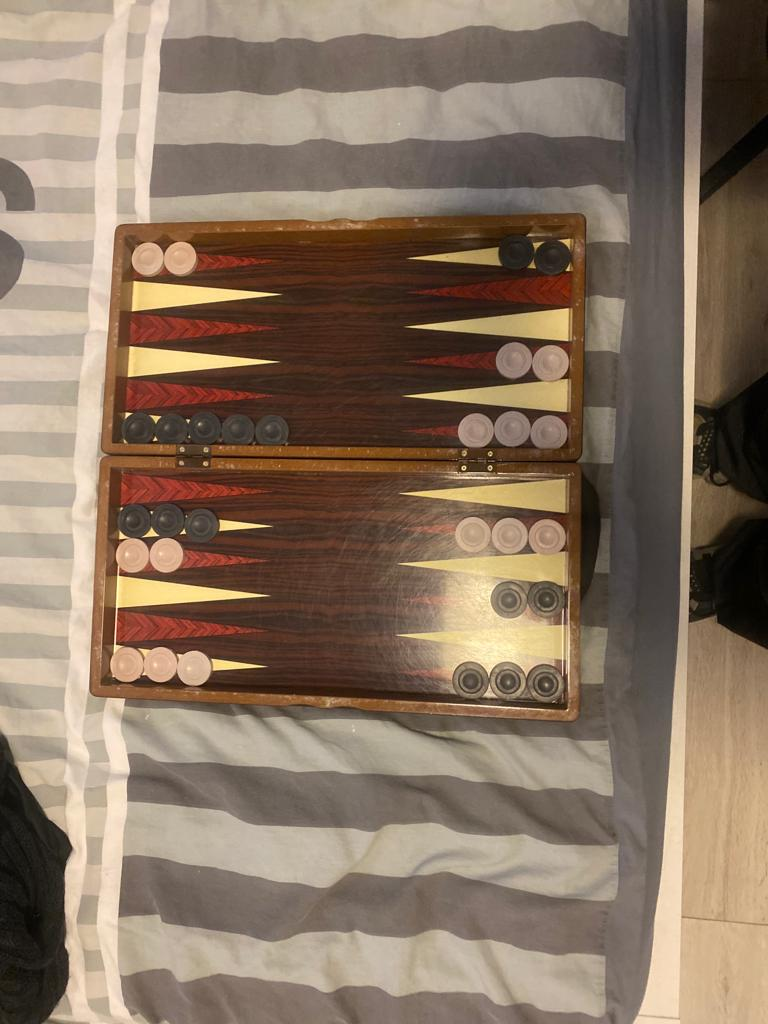
#> input picture GemerBackGammon/BoardImages/Board 10.jpg, 768 x 1024 px
$ python -i backgammonCalibration.py   (imports and definitions only)
#> lines starting #> are read from the running program, lines starting #| are printed output that depends on the picture; after the words box and inside, x2 and y2 are one past the last pixel; in counts of white or black regions, pixels touching at a corner belong together
#> further down, picture is the input picture: shape (1024, 768, 3); mean B, G, R 98.2, 116.5, 136.1
### GemerBackGammon/findShapes.py
import cv2 as cv
import numpy as np


def findShapes (contours, edgeNum):
    shapes = []
    for cnt in contours:
        epsilon = 0.02*cv.arcLength(cnt,True)
        approx = cv.approxPolyDP(cnt,epsilon,True)

        if len(approx) == edgeNum:
            shapes.append(approx)

    return shapes

# [21 lines left out: function sortCorners, not called in this run]

def resize (img, scale = 0.4):

    #dimensions = [int(img.shape[1] * scale), int(img.shape[0] * scale)]
#> called with scale = 0.4
    dimensions = [640, 480]

    return cv.resize(img, dimensions, interpolation=cv.INTER_AREA)
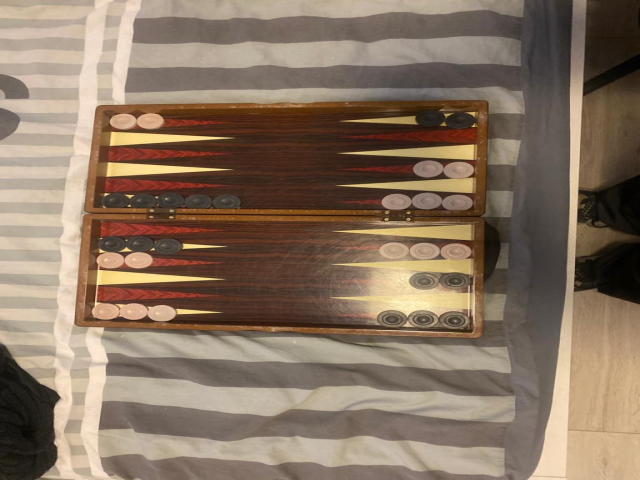
#> returned value: shape (480, 640, 3); mean of channels 0, 1, 2 98.2, 116.5, 136.1; drawn as B, G, R

# [15 lines left out: functions closeEdges, drawShape, not called in this run]

def drawBoxes(img, boxes, color, width):
    for box in boxes:
        drawShape(img, box, 'box', color, width)

# [35 lines left out: functions isInBox, pieceColor, not called in this run]

### GemerBackGammon/backgammonCalibration.py
from cv2 import blur, rectify3Collinear
from findShapes import *
import cv2 as cv
import numpy as np
import imutils
import matplotlib.pyplot as plt

NUM_POINTS = 24

#resize function

def locateBoard(img, showSteps = False):
    board = resize(img, 0.4)


    #grayscale
    gray = cv.cvtColor(board, cv.COLOR_BGR2GRAY)
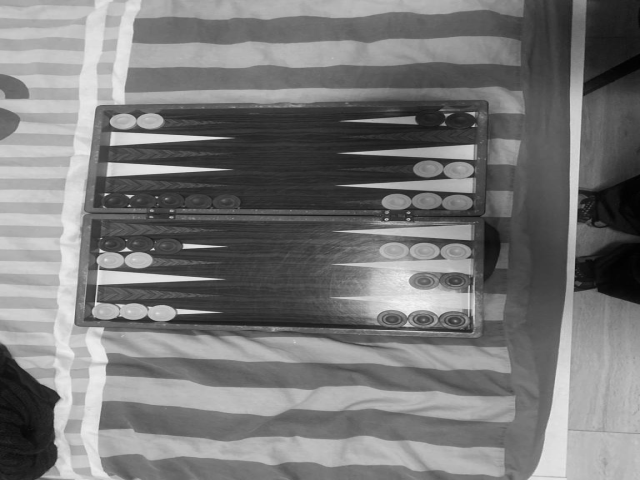
#> gray: shape (480, 640); min 1, max 244, mean 120.3


    #gaussian blur
    blur = cv.GaussianBlur(gray, (3, 3), 0)


    #edge detection
    canny = cv.Canny(gray, 100, 200)
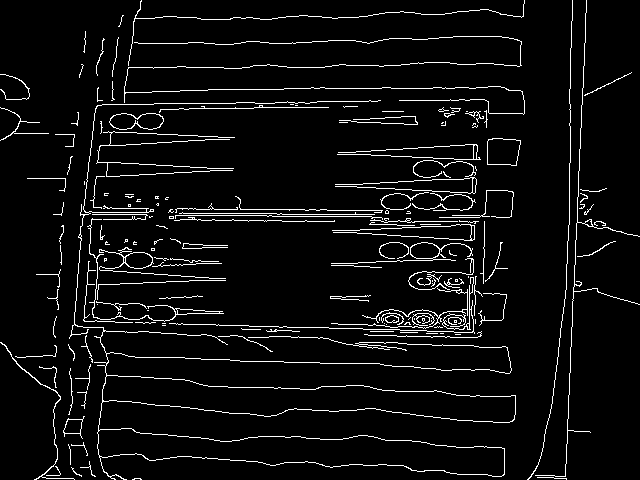
#> canny: shape (480, 640); 5.4% white in thin lines or dots


    #contour board copy
    conBoard = board.copy()

    #finding contours
    contours, hierarchy = cv.findContours(canny, cv.RETR_TREE, cv.CHAIN_APPROX_SIMPLE)
#> contours = 211 contours, 178 with area under 20; largest, box (x1, y1, x2, y2) and area: (69, 100, 516, 480) 20474, (97, 428, 505, 477) 10216, (102, 375, 516, 423) 10170, (487, 138, 521, 166) 790, (487, 138, 521, 166) 786
    cv.drawContours(conBoard, contours, -1, (0,255,0), 3)
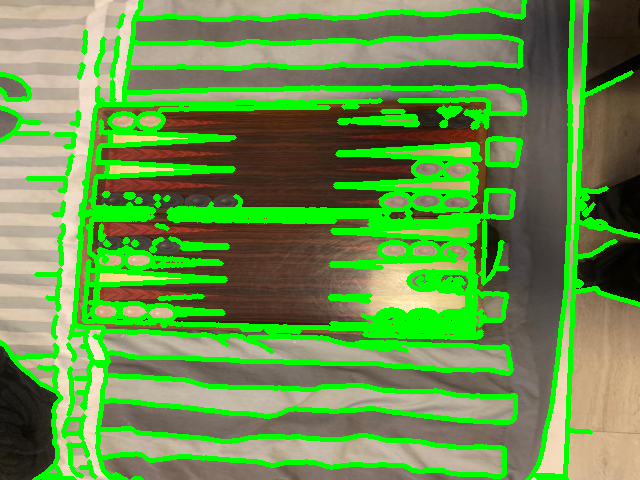
#> conBoard: shape (480, 640, 3); mean B, G, R 74.9, 148.4, 101.9

    #board rectangles
    recBoard = board.copy()


    #finding rectangles
    rectangles = findShapes(contours, 4)
#> the loop in findShapes, `for cnt in contours:` made 211 passes
#> epsilon on passes 1, 3, 4: 0.393, 0.624, 0.991
#> after the loop in findShapes, `for cnt in contours:`: shapes = 41 contours, 35 with area under 20; largest, box (x1, y1, x2, y2) and area: (97, 432, 505, 474) 10214, (128, 0, 525, 66) 3369, (487, 139, 521, 166) 765, (91, 219, 224, 318) 47, (480, 221, 485, 284) 22, (369, 222, 415, 226) 22
#> rectangles has the same summary as shapes in findShapes
    #print(len(rectangles))

    #new points board
    pBoard = board.copy()

    #corners
    #print(board.shape[0])
    #print(board.shape[1])
    imgCorners = np.array([[[0, board.shape[0]]], [[board.shape[1], board.shape[0]]], [[board.shape[1], 0]], [[0,0]]])
#> imgCorners = [[0, 480], [640, 480], [640, 0], [0, 0]]

    #draw corner points
    for p in imgCorners:
        pBoard = cv.circle(pBoard, (p[0][0], p[0][1]), radius=5, color=(0, 0, 255), thickness=-1)
#> pBoard: shape (480, 640, 3); mean B, G, R 98.2, 116.5, 136.2
        #print(p)

    #drawing rectangles
    cv.drawContours(recBoard, rectangles, -1, (0,255,0), 3)
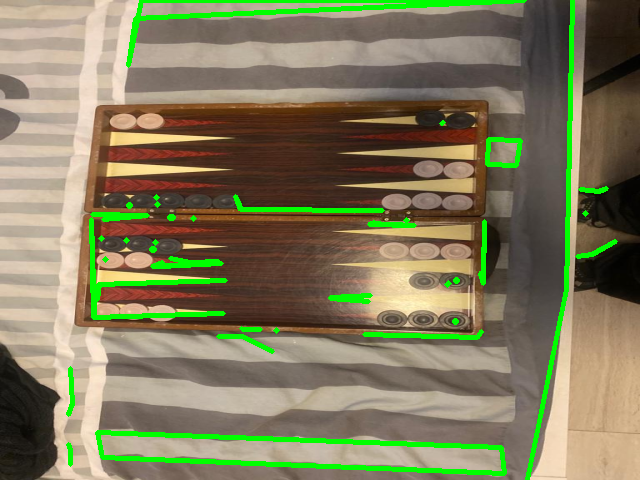
#> recBoard: shape (480, 640, 3); 5.63% of pixels changed, all inside (x1, y1, x2, y2) = (66, 0, 618, 480)

    #finding potential board rectangles
    screenArea = board.shape[1] * board.shape[0]
#> screenArea = 307200
    boardRecs = [rec for rec in rectangles if cv.contourArea(rec) > 0.1 * screenArea]
#> boardRecs = []

    #print(board.shape[1])

    #contour areas
    contourAreas = [cv.contourArea(rec) for rec in boardRecs]
#> contourAreas = []

    #finding correct board rectangle
#> (the run stopped early here; a loop or call above may not have finished)

$ run again, on GemerBackGammon/BoardImages/Board 11.jpg
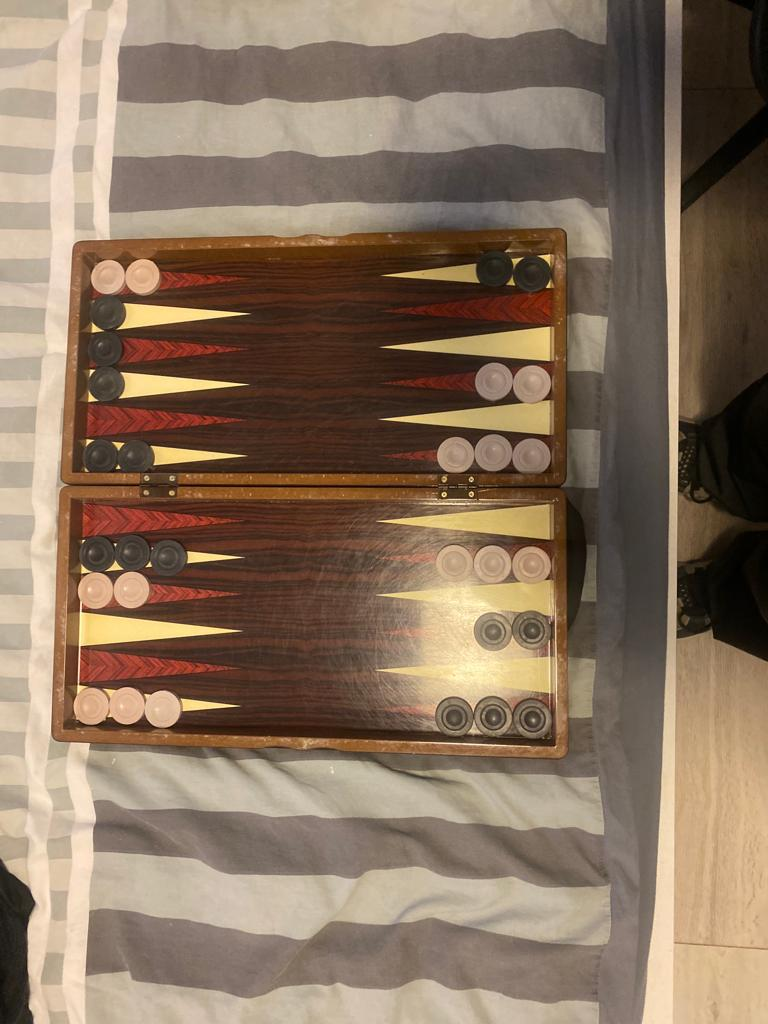
#> input picture GemerBackGammon/BoardImages/Board 11.jpg, 768 x 1024 px
#> picture is the input picture: shape (1024, 768, 3); mean B, G, R 95.7, 115.6, 136.8
#> in locateBoard, `canny = cv.Canny(gray, 100, 200)`:
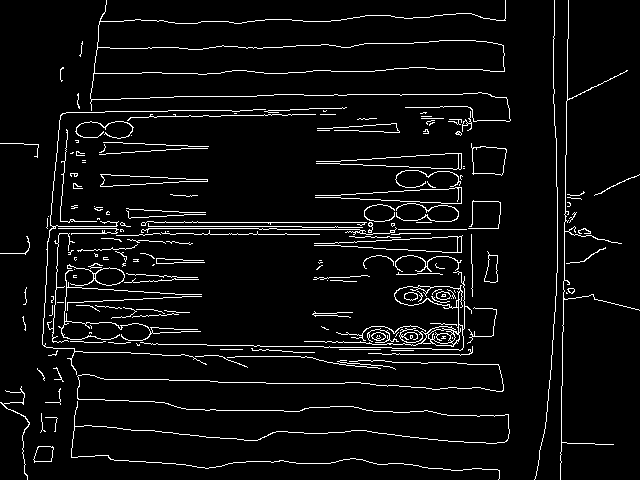
#> canny: shape (480, 640); 5.3% white in thin lines or dots
#> contours = 222 contours, 177 with area under 20; largest, box (x1, y1, x2, y2) and area: (90, 0, 511, 122) 10618, (94, 40, 505, 75) 10601, (140, 271, 472, 351) 1647, (394, 286, 461, 309) 986, (471, 143, 507, 176) 834
#> the loop in findShapes, `for cnt in contours:` made 222 passes
#> epsilon on passes 1 to 3: 1.34, 1.25, 1.08
#> after the loop in findShapes, `for cnt in contours:`: shapes = 29 contours, 28 with area under 20; largest, box (x1, y1, x2, y2) and area: (94, 47, 505, 73) 8768
#> rectangles has the same summary as shapes in findShapes
#> in locateBoard, `cv.drawContours(recBoard, rectangles, -1, (0,255,0), 3)`:
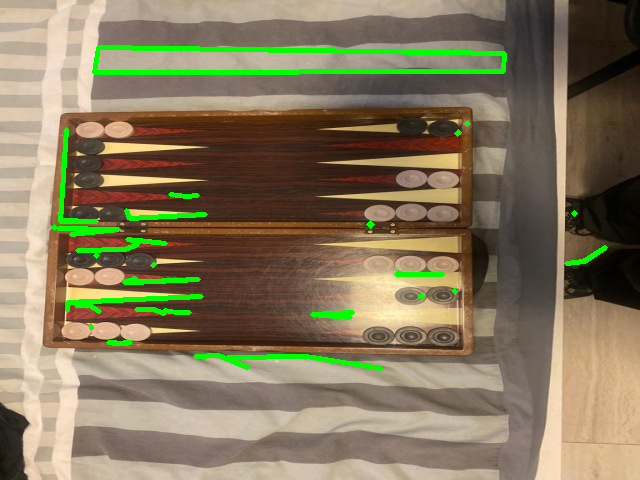
#> recBoard: shape (480, 640, 3); mean B, G, R 92.6, 120.3, 132
#> boardRecs = []

$ run again, on GemerBackGammon/BoardImages/Board 12.jpg
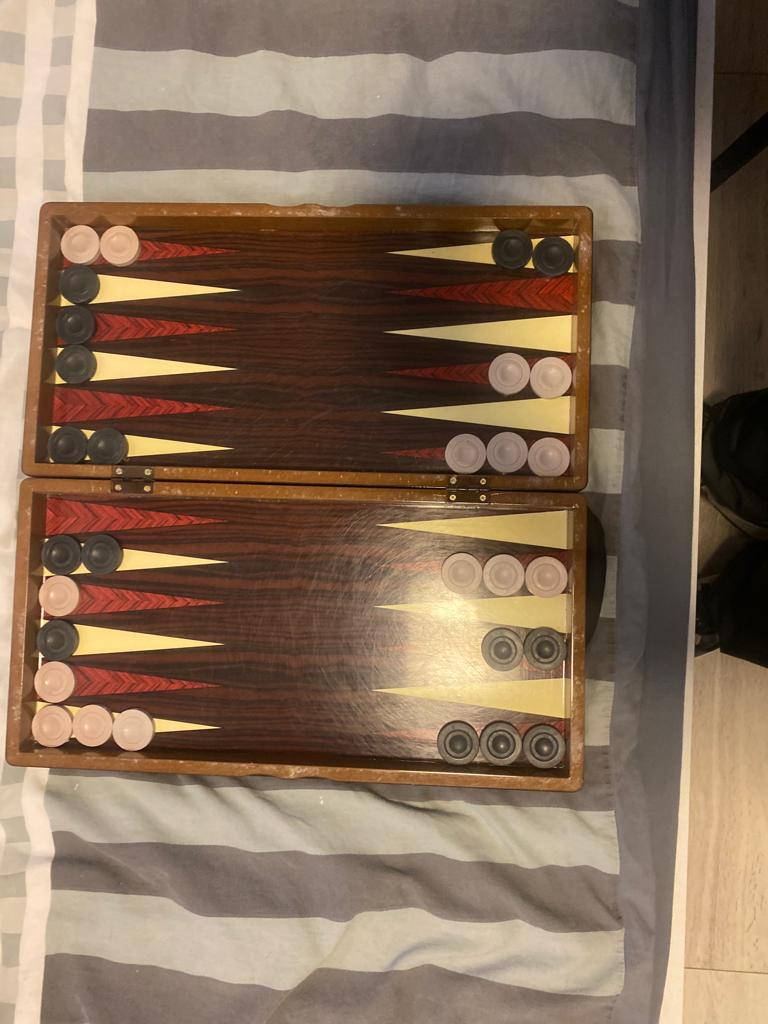
#> input picture GemerBackGammon/BoardImages/Board 12.jpg, 768 x 1024 px
#> picture is the input picture: shape (1024, 768, 3); mean B, G, R 88.9, 109.2, 132.4
#> in locateBoard, `canny = cv.Canny(gray, 100, 200)`:
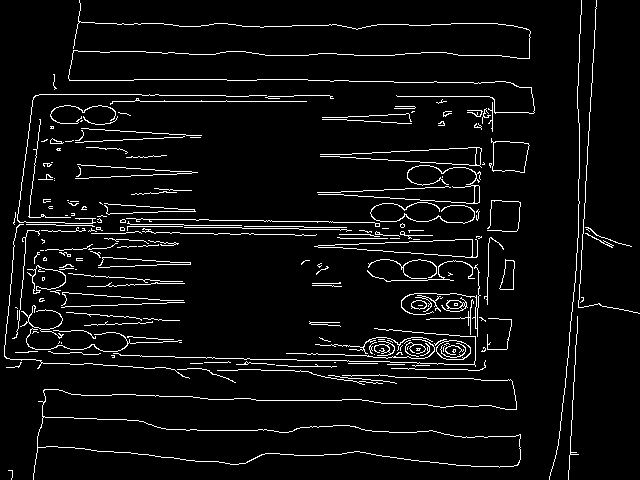
#> canny: shape (480, 640); 5.3% white in thin lines or dots
#> contours = 240 contours, 207 with area under 20; largest, box (x1, y1, x2, y2) and area: (33, 374, 521, 480) 13915, (37, 416, 521, 468) 13894, (314, 239, 478, 258) 1461, (317, 239, 473, 258) 1456, (491, 138, 530, 173) 965
#> the loop in findShapes, `for cnt in contours:` made 240 passes
#> epsilon on passes 1, 3, 7: 0.525, 51.78, 0.713
#> after the loop in findShapes, `for cnt in contours:`: shapes = 36 contours, 28 with area under 20; largest, box (x1, y1, x2, y2) and area: (493, 143, 528, 172) 894, (499, 260, 515, 290) 296, (12, 230, 40, 339) 148, (6, 227, 190, 379) 76, (28, 119, 71, 218) 49, (487, 237, 504, 305) 47, (75, 164, 198, 179) 35, (578, 0, 640, 314) 22
#> rectangles has the same summary as shapes in findShapes
#> in locateBoard, `cv.drawContours(recBoard, rectangles, -1, (0,255,0), 3)`:
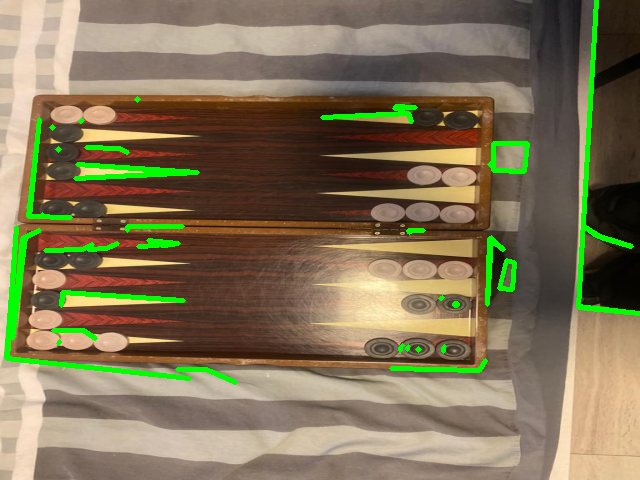
#> recBoard: shape (480, 640, 3); mean B, G, R 86, 115.1, 127.3
#> boardRecs = []

$ run again, on GemerBackGammon/BoardImages/Board 13.jpg
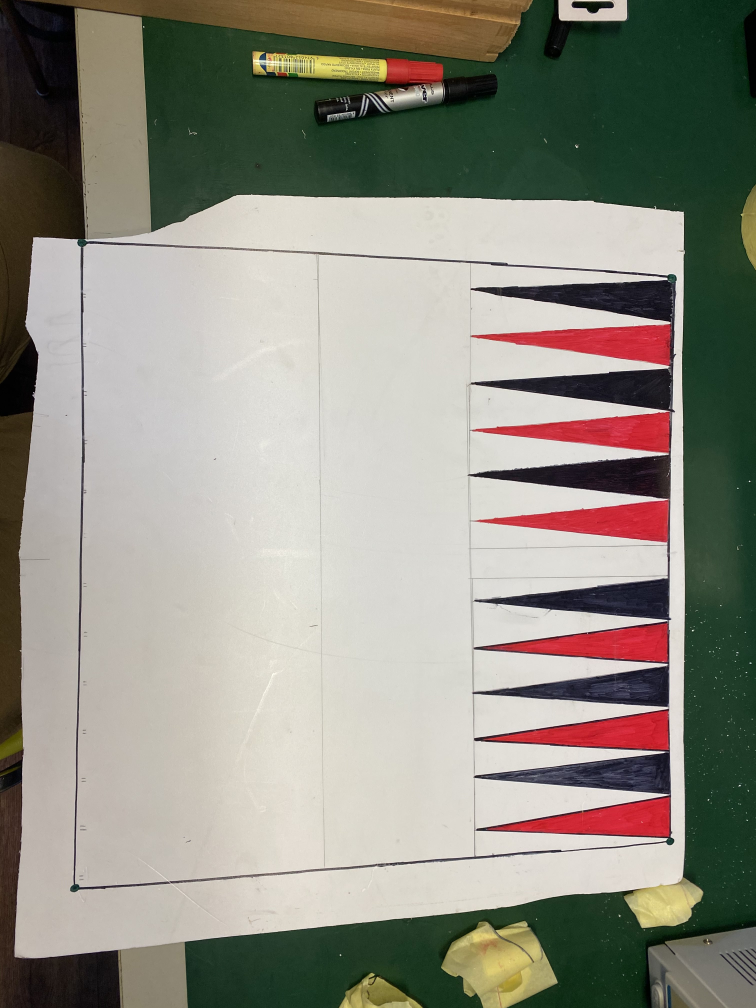
#> input picture GemerBackGammon/BoardImages/Board 13.jpg, 3024 x 4032 px (shown at 1/4 size)
#> picture is the input picture: shape (4032, 3024, 3); mean B, G, R 130.6, 141.8, 144.1
#> in locateBoard, `canny = cv.Canny(gray, 100, 200)`:
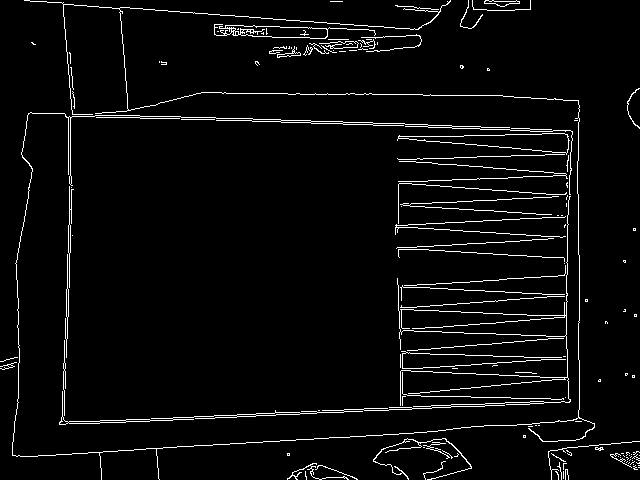
#> canny: shape (480, 640); 4.1% white in thin lines or dots
#> contours = 191 contours, 163 with area under 20; largest, box (x1, y1, x2, y2) and area: (397, 133, 570, 155) 1756, (398, 133, 569, 154) 1750, (214, 24, 376, 39) 980, (225, 25, 328, 39) 890, (59, 196, 571, 425) 432
#> conBoard: shape (480, 640, 3); mean B, G, R 109.8, 163.2, 119.4
#> the loop in findShapes, `for cnt in contours:` made 191 passes
#> epsilon on passes 2 to 4: 0.381, 0.337, 0.873
#> after the loop in findShapes, `for cnt in contours:`: shapes = 39 contours, 36 with area under 20; largest, box (x1, y1, x2, y2) and area: (400, 196, 559, 215) 84, (400, 286, 565, 301) 76, (277, 53, 301, 57) 43
#> rectangles has the same summary as shapes in findShapes
#> in locateBoard, `cv.drawContours(recBoard, rectangles, -1, (0,255,0), 3)`:
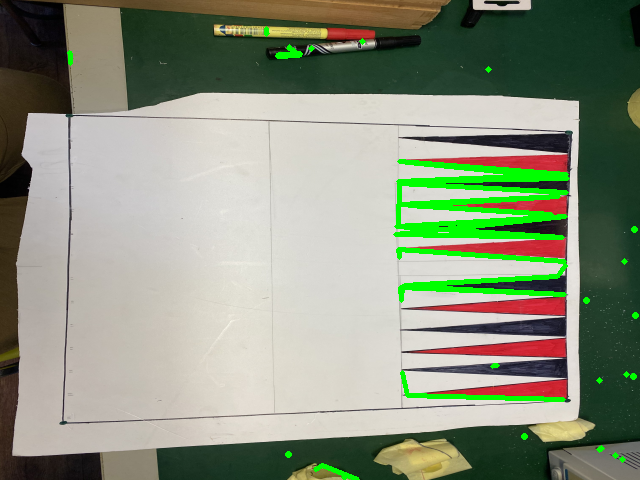
#> recBoard: shape (480, 640, 3); mean B, G, R 125.6, 146.4, 138.3
#> boardRecs = []
